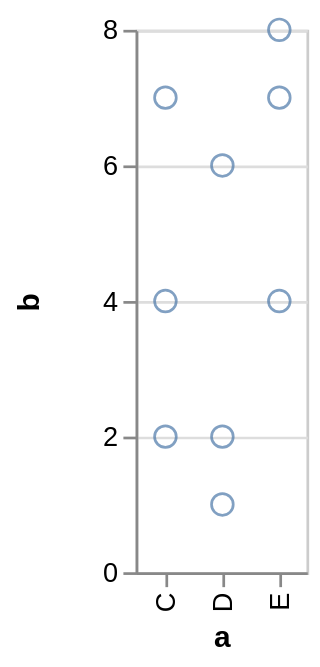

Specify this chart in Vega-Lite:
### Vega specification from a JSON file in a GitHub repository (floating-point values rounded to 4 significant figures)
{"$schema": "https://vega.github.io/schema/vega/v3.0.json", "autosize": "pad", "padding": 5, "encode": {"update": {"stroke": {"value": "#ccc"}, "fill": {"value": "transparent"}}}, "data": [{"name": "source_0", "values": [{"a": "C", "b": 2}, {"a": "C", "b": 7}, {"a": "C", "b": 4}, {"a": "D", "b": 1}, {"a": "D", "b": 2}, {"a": "D", "b": 6}, {"a": "E", "b": 8}, {"a": "E", "b": 4}, {"a": "E", "b": 7}]}, {"name": "data_0", "source": "source_0", "transform": [{"type": "formula", "expr": "toNumber(datum[\"b\"])", "as": "b"}, {"type": "filter", "expr": "datum[\"b\"] !== null && !isNaN(datum[\"b\"])"}]}], "signals": [{"name": "x_step", "value": 21}, {"name": "width", "update": "bandspace(domain('x').length, 1, 0.5) * x_step"}, {"name": "height", "update": "200"}], "marks": [{"name": "marks", "type": "symbol", "role": "point", "from": {"data": "data_0"}, "encode": {"update": {"x": {"scale": "x", "field": "a"}, "y": {"scale": "y", "field": "b"}, "stroke": {"value": "#4c78a8"}, "fill": {"value": "transparent"}, "opacity": {"value": 0.7}}}}], "scales": [{"name": "x", "type": "point", "domain": {"data": "data_0", "field": "a", "sort": true}, "range": {"step": {"signal": "x_step"}}, "round": true, "padding": 0.5}, {"name": "y", "type": "linear", "domain": {"data": "data_0", "field": "b"}, "range": [{"signal": "height"}, 0], "round": true, "nice": true, "zero": true}], "axes": [{"scale": "x", "orient": "bottom", "title": "a", "zindex": 1, "encode": {"labels": {"update": {"angle": {"value": 270}, "align": {"value": "right"}, "baseline": {"value": "middle"}}}}}, {"scale": "y", "labelOverlap": true, "orient": "left", "tickCount": {"signal": "ceil(height/40)"}, "title": "b", "zindex": 1}, {"scale": "y", "domain": false, "grid": true, "labels": false, "maxExtent": 0, "minExtent": 0, "orient": "left", "tickCount": {"signal": "ceil(height/40)"}, "ticks": false, "zindex": 0, "gridScale": "x"}], "config": {"axis": {"domainColor": "#888", "tickColor": "#888"}, "axisY": {"minExtent": 30}}}
